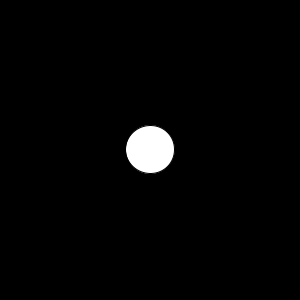
Frame 1 (no input)
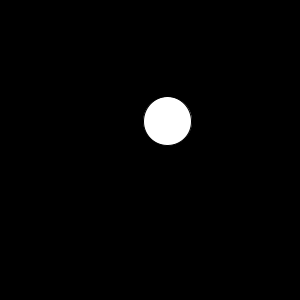
Frame 60 (the mouse pressed at the canvas centre just before this capture)
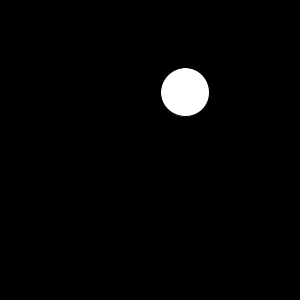
Frame 120 (the mouse held since frame 60 and released just before this capture)

The Processing sketch that drew these frames (run headless with seeded random() and noise(); from frame 60 on, the mouse is pressed at the canvas centre):

// Processing sketch: p3
// ── p3.pde
Objet objet;

void setup() {
  size(300, 300);
  objet = new Objet(new PVector(width/2, height/2), new PVector(0, 0),
  new PVector ( random(-1, 1), random(-1, 1) ), random(5, 10));
}

void draw() {
background(0);
 objet.draw();
}




class Objet {
  PVector pos;
  PVector vel;
  PVector acc;
  float masse;

  Objet (PVector p, PVector v, PVector a, float m) {
    pos = p.get();
    vel = v.get();
    acc = a.get();
    masse = m;
  }

  void update() {
    border();
    vel.add(acc);
    pos.add(vel);
    acc.mult(0);
  }

  void draw() {
    update();
    fill(255);
    ellipse (pos.x, pos.y, masse*5, masse*5);// *5 pour le rendre un peu plus grand
  }
  void border() {
    if (pos.x <0) {
      pos.x = 0;
      vel.x*=-1;
    }
    if ( pos.x > width) {
      pos.x = width;
      vel.x*=-1;
    }
    if (pos.y <0) {
      pos.y = 0;
      vel.y*=-1;
    }
    if ( pos.y > height) {
      pos.y = height;
      vel.y*=-1;
    }
  }
}
